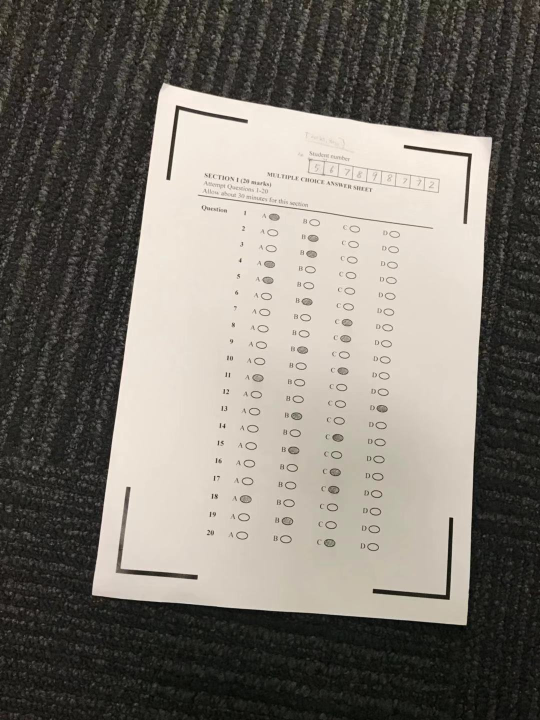
#> input picture images/10.jpeg, 1080 x 1440 px (shown at 1/2 size)
$ python erosion.py --image ../images/10.jpeg
#> lines starting #> are read from the running program, lines starting #| are printed output that depends on the picture; after the words box and inside, x2 and y2 are one past the last pixel; in counts of white or black regions, pixels touching at a corner belong together
import cv2
import numpy as np
import argparse
import math


# create a black mask
def mask():
    mask = img.copy()
    for i in range(3):
        mask[520:3220, 250:2200, i] = 0


def rotate_image(thresh, img):
    ymin = [None, None]
    ymax = [None, None]
    xmin = [None, None]
    xmax = [None, None]

    # find min max of x coordinate
    for x in range(thresh.shape[1]):
        for y in range(thresh.shape[0]):
            if thresh[y, x] != 255:
                continue
            if xmin[0] is None or x < xmin[0]:
                xmin[0] = x
                xmin[1] = y
            elif xmax[0] is None or x > xmax[0]:
                xmax[0] = x
                xmax[1] = y

            if ymin[1] is None or y < ymin[1]:
                ymin[0] = x
                ymin[1] = y
            elif ymax[1] is None or y > ymax[1]:
                ymax[0] = x
                ymax[1] = y
    # [4 lines of commented-out code are left out]

    if xmin[1] < xmax[1]:
        degree = -math.atan((ymax[0] - xmin[0])/(ymax[1] - xmin[1]))
    else:
        degree = math.atan((ymin[0]-xmin[0])/abs(xmin[1]-ymin[1]))

    # tl, br = [xmin, ymax] if xmin[1] < xmax[1] else [xmin, ymin]
    # degree = math.atan2(tl[1] - br[1], tl[0] - br[0])
    print(f'Rotation degree: {math.degrees(degree)}')
    M = cv2.getRotationMatrix2D(tuple(ymax), math.degrees(degree), 1)
    rows, cols, channels = img.shape
    cv2.warpAffine(img, M, (cols, rows), img, borderMode=cv2.BORDER_CONSTANT, borderValue=(255, 255, 255))
    return img

# [14 lines of commented-out code are left out]


def probabilistic_hough_line_transform(erosion, img):
    # The Probabilistic Hough Line Transform
    cdstP = img.copy()
    linesP = cv2.HoughLinesP(erosion, 1, np.pi / 180, 50, None, 50, 10)
    min_x = img.shape[1]
    min_y = img.shape[0]
    max_x = 0
    max_y = 0
    if linesP is not None:
        for i in range(0, len(linesP)):
            l = linesP[i][0]
            # update x coordinate
            if min(l[0], l[2]) < min_x:
                min_x = min(l[0], l[2])
                tl = [min_x, min(l[1], l[3])]
            if max(l[0], l[2]) > max_x:
                max_x = max(l[0], l[2])
                br = [max_x, max(l[1], l[3])]
            # update y coordinate
            if min(l[1], l[3]) < min_y:
                min_y = min(l[1], l[3])
            if max(l[1], l[3]) > max_y:
                max_y = max(l[1], l[3])
            cv2.line(cdstP, (l[0], l[1]), (l[2], l[3]), (0, 0, 255), 3, cv2.LINE_AA)
    extract = img[min_y:max_y, min_x:max_x]
    return extract


def test_marker(img):
    return


def keras_recognition(img):
    # TODO: get prediction from keras model
    accuracy = []
    return


def main(image_path):
#> called with image_path = '../images/10.jpeg'
    img = cv2.imread(image_path).copy()
#> img is the input picture: shape (1440, 1080, 3); mean B, G, R 110, 117.6, 122.6
    gray = cv2.cvtColor(img, cv2.COLOR_BGR2GRAY)
    thresh = cv2.threshold(gray, 127, 255, cv2.THRESH_BINARY_INV | cv2.THRESH_OTSU)[1]
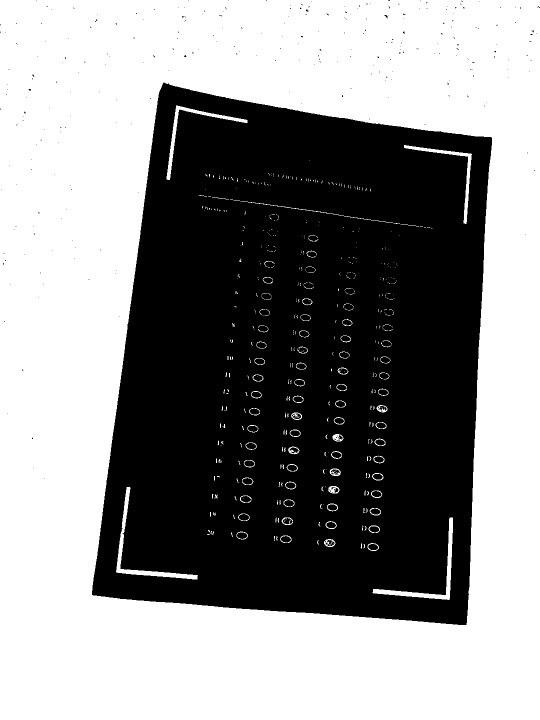
#> thresh: shape (1440, 1080) (shown at 1/2 size); 55.5% white; 315 black regions (278 under 20 px), largest, box (x1, y1, x2, y2) and area: (184, 165, 984, 1250) 685046, (474, 1065, 495, 1078) 204, (478, 1028, 498, 1041) 202
    print(f'The shape of thresh: {thresh.shape}')
#| The shape of thresh: (1440, 1080)

    rotate_image(thresh, img)

    # eroding threshed image
    kernel = np.ones((5, 5), np.uint8)
    erosion = cv2.erode(thresh, kernel, iterations=1)

    extract_part = probabilistic_hough_line_transform(rotated_img. img)

    bubbles = extract_part[:, :]
    student_number = extract_part[:, :]

    accuracy = test_marker(bubbles)
    sid = keras_recognition(student_number)


if __name__ == '__main__':
    ap = argparse.ArgumentParser()
    ap.add_argument("-i", "--image", required=True, help="path to the input image")
    args = vars(ap.parse_args())
    img_path = args['image']
#> (the run stopped early here; a loop or call above may not have finished)

$ run again, on images/7.jpeg
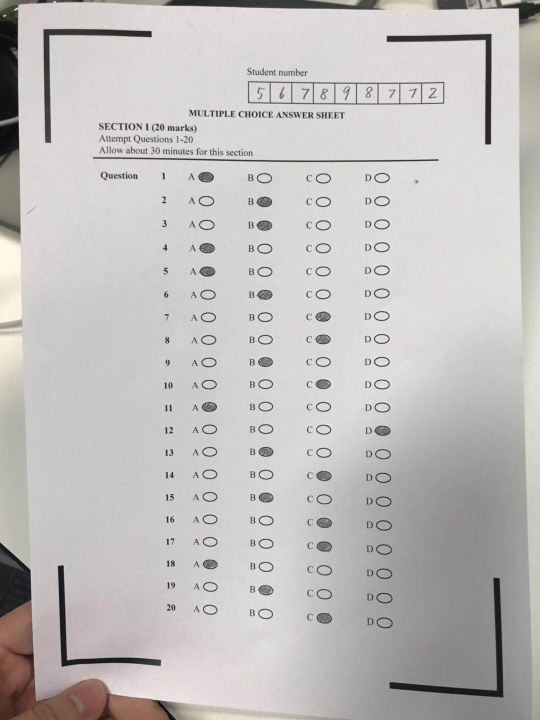
#> input picture images/7.jpeg, 1080 x 1440 px (shown at 1/2 size)
#> in main, img is the input picture: shape (1440, 1080, 3); mean B, G, R 188.1, 190.4, 193.2
#> in main, `thresh = cv2.threshold(gray, 127, 255, cv2.THRESH_BINARY_INV | cv2.THR..`:
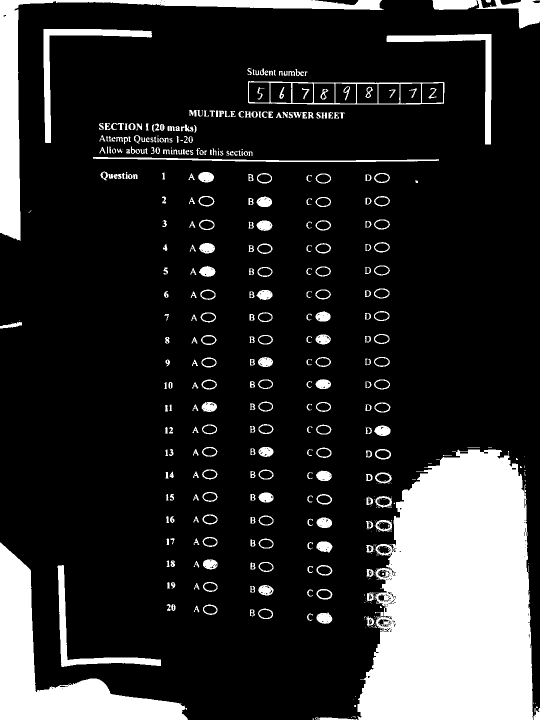
#> thresh: shape (1440, 1080) (shown at 1/2 size); 17.8% white; 493 white regions (169 under 20 px), largest, box (x1, y1, x2, y2) and area: (715, 899, 1066, 1440) 149811, (0, 1085, 376, 1440) 38625, (0, 0, 768, 482) 26304
#| The shape of thresh: (1440, 1080)

$ run again, on images/8.jpeg
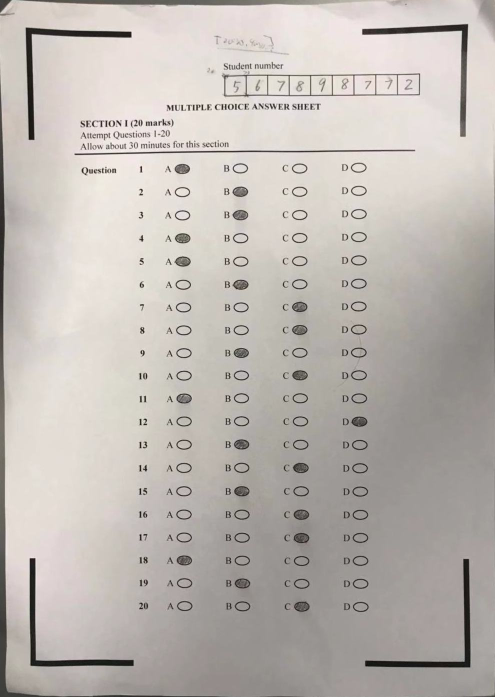
#> input picture images/8.jpeg, 990 x 1394 px (shown at 1/2 size)
#> in main, img is the input picture: shape (1394, 990, 3); mean B, G, R 178.7, 184, 189.8
#> in main, `thresh = cv2.threshold(gray, 127, 255, cv2.THRESH_BINARY_INV | cv2.THR..`:
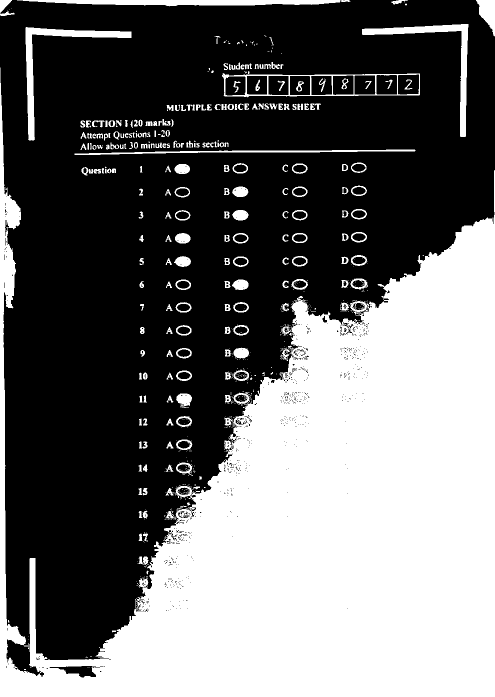
#> thresh: shape (1394, 990) (shown at 1/2 size); 41.5% white; 677 white regions (432 under 20 px), largest, box (x1, y1, x2, y2) and area: (0, 135, 990, 1394) 521795, (34, 0, 701, 13) 5644, (51, 54, 263, 281) 5563
#| The shape of thresh: (1394, 990)

$ run again, on images/9.jpeg
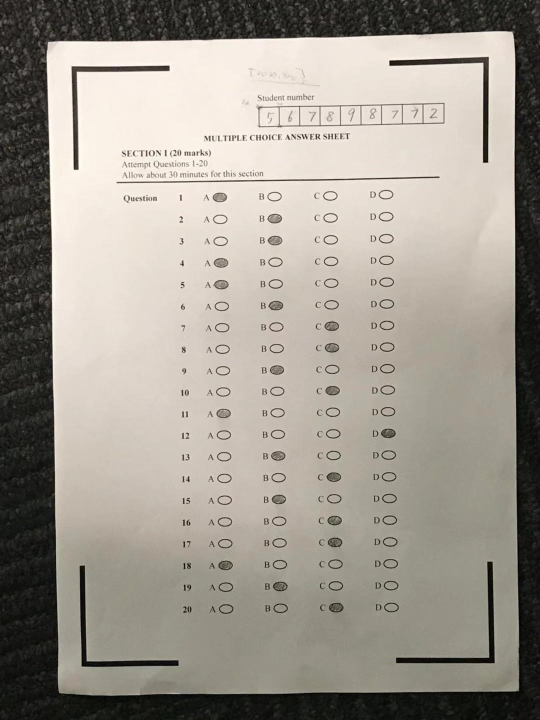
#> input picture images/9.jpeg, 1080 x 1440 px (shown at 1/2 size)
#> in main, img is the input picture: shape (1440, 1080, 3); mean B, G, R 142.9, 152.2, 158.2
#> in main, `thresh = cv2.threshold(gray, 127, 255, cv2.THRESH_BINARY_INV | cv2.THR..`:
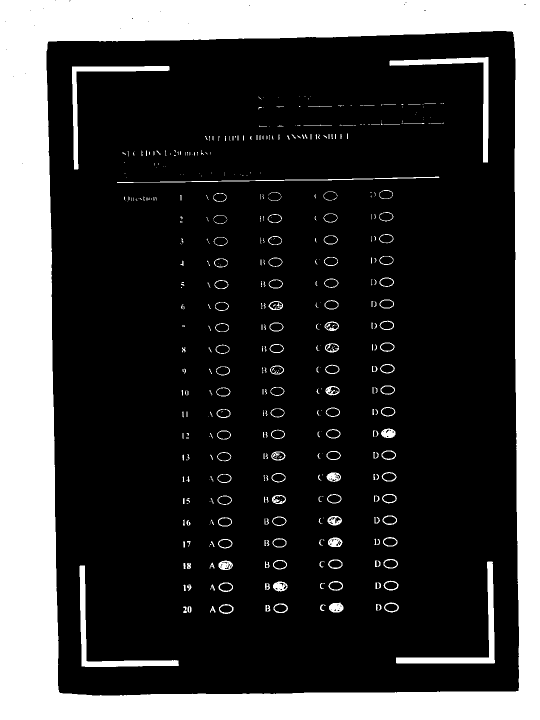
#> thresh: shape (1440, 1080) (shown at 1/2 size); 24.2% white; 456 white regions (242 under 20 px), largest, box (x1, y1, x2, y2) and area: (0, 0, 1080, 1440) 340405, (792, 1123, 990, 1327) 4536, (159, 1131, 358, 1334) 4231
#| The shape of thresh: (1440, 1080)
